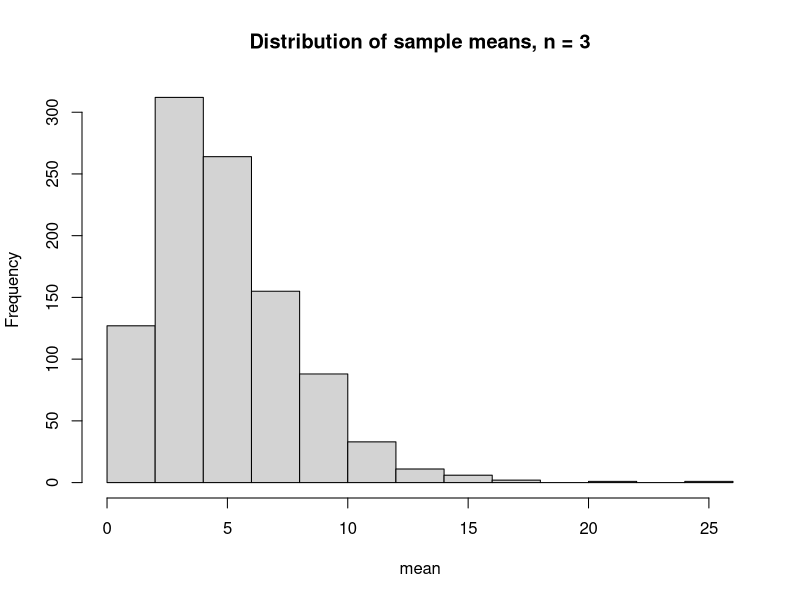
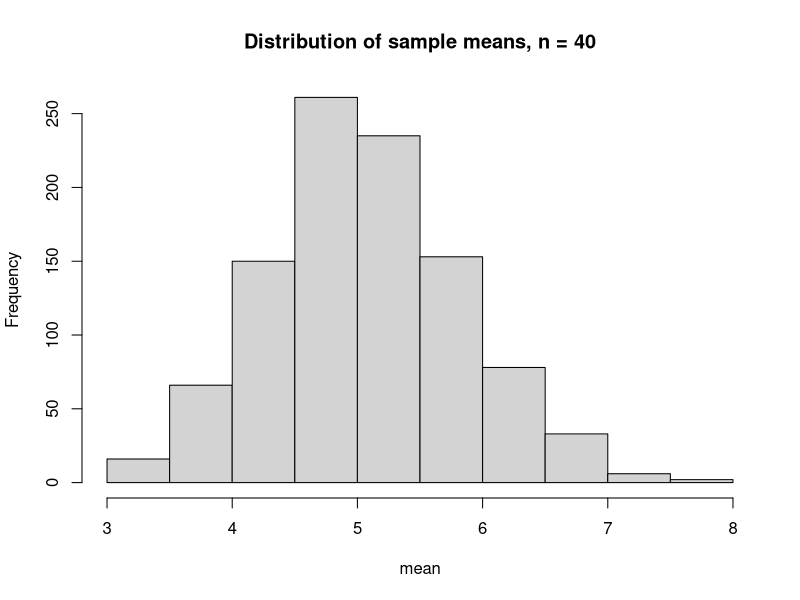

R code for these plots, in order: (Note: this script raises an error after producing the figures.)
## ---- chunk 1
knitr::opts_chunk$set(echo = TRUE)
## ---- chunk 2

# simulation with n = 3
set.seed(5)
mns <- NULL
vars <- NULL
sample_size <- 3
for (i in 1 : 1000){
   sample <- (rexp(n = sample_size, rate = 0.2)) # n is changed from 40 to 5
   mns <- c(mns, mean(sample))
   vars <- c(vars, var(sample))
}
hist(mns, main = sprintf("Distribution of sample means, n = %i", sample_size), xlab = "mean")


# simulation with n = 40
mns <- NULL
vars <- NULL
sample_size = 40
for (i in 1 : 1000){
   sample <- (rexp(n = sample_size, rate = 0.2))
   mns <- c(mns, mean(sample))
   vars <- c(vars, var(sample))
}
hist(mns, main = sprintf("Distribution of sample means, n = %i", sample_size), xlab = "mean")
## ---- chunk 3
mean(vars)
## ---- chunk 4
data("ToothGrowth")
summary(ToothGrowth)
## ---- chunk 5
t.test(len ~ supp, paired = FALSE, var.equal = FALSE, data = ToothGrowth, 
       conf.level = 0.975)
## ---- chunk 6
ToothGrowth_2_dose <- subset(ToothGrowth, dose %in% c(0.5, 2)) 
t.test(len ~ dose, paired = FALSE, var.equal = FALSE, data = ToothGrowth_2_dose, 
       alternative = "less", conf.level = 0.95)
